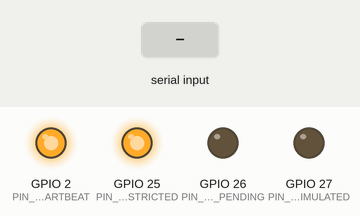
The sketch below on a simulated ESP32. On the bench: output pins drawn as LEDs (lit = HIGH). The inputs (shaded band) are chosen by the test bench. WiFi joins after 1.5 s; servers stay silent unless stated; uploads are accepted with an empty reply; what the sketch prints to the serial monitor is not drawn.

Above: at 3.7 s.
3.8 s: "STATE_PENDING\n" received over Serial
At 6.1 s:
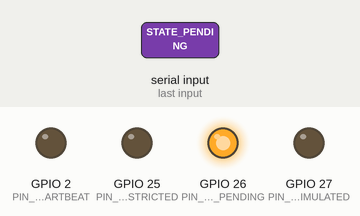
6.5 s: "STATE_SIMULATED_ON\n" received over Serial
At 7.7 s:
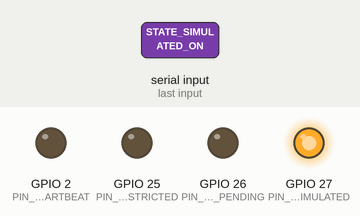
8.0 s: "STATE_RESTRICTED\n" received over Serial
At 8.7 s:
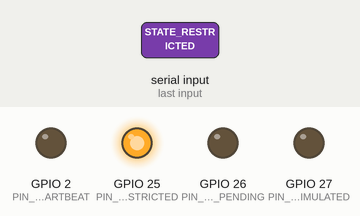
9.5 s: "STATE_SIMULATED_ON\n" received over Serial
At 11.5 s:
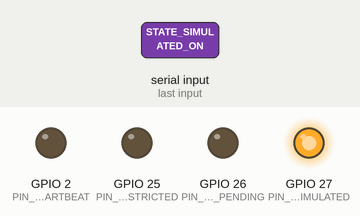
Timing chart, 0 to 12.5 s (numbered marks = the images above; inputs shaded):
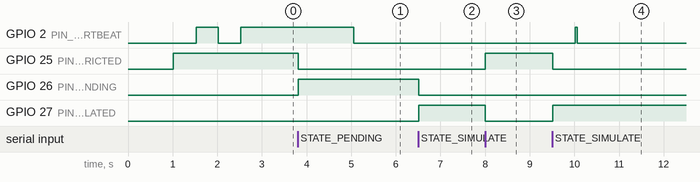

Measured:
- after the input at 3.8 s, GPIO 25 (PIN_LED_RESTRICTED): HIGH → LOW at once; GPIO 26 (PIN_LED_PENDING): LOW → HIGH at once
- after the input at 6.5 s, GPIO 26 (PIN_LED_PENDING): HIGH → LOW at once; GPIO 27 (PIN_LED_SIMULATED): LOW → HIGH at once
- after the input at 8.0 s, GPIO 25 (PIN_LED_RESTRICTED): LOW → HIGH at once; GPIO 27 (PIN_LED_SIMULATED): HIGH → LOW at once
- after the input at 9.5 s, GPIO 25 (PIN_LED_RESTRICTED): HIGH → LOW at once; GPIO 27 (PIN_LED_SIMULATED): LOW → HIGH at once

The sketch:

esp32_electroguard_demo.ino
```cpp
/*
 * =========================================================================================
 * PROJECT: ELECTROGUARD - Smart Electrical Worker Safety and Maintenance Coordination
 * TEAM: GodsPlanKangra (Aayan Parmar, Manjinder Uldeen, Aayush Parmar)
 * FIRMWARE: ESP32 Low-Voltage Demonstration Controller
 * FILE: esp32_electroguard_demo.ino
 * =========================================================================================
 *
 * IMPORTANT SAFETY AND HARDWARE BOUNDARY NOTICE:
 * -----------------------------------------------------------------------------------------
 * DO NOT CONNECT THIS ESP32 OR ANY HOBBY RELAY DIRECTLY TO LIVE MAINS ELECTRICITY OR
 * POWER DISTRIBUTION INFRASTRUCTURE.
 *
 * This firmware is strictly a low-voltage (3.3V / 5V DC) educational demonstration.
 * Output states are indicated via low-voltage LEDs or an optoisolated low-voltage bench circuit.
 * In a real utility grid, actual physical electrical isolation and lockout/tagout procedures
 * (LOTO) governed by authorized electrical engineers and certified utility equipment must be
 * followed. A software flag or micro-controller does not guarantee physical line isolation.
 * =========================================================================================
 */

#include <WiFi.h>
#include <HTTPClient.h>
#include <ArduinoJson.h>

// Wi-Fi Credentials for demonstration access point
const char* WIFI_SSID     = "ElectroGuard_Demo_AP";
const char* WIFI_PASSWORD = "SafeWorkingGrid2026";

// ElectroGuard Central Server Endpoint (Adjust IP for local testing)
const char* SERVER_URL    = "http://192.168.1.100:8000/api/controllers/1/status";
const char* CONTROLLER_ID = "EG-ESP32-DEMO-01";

// Pin Assignments for Low-Voltage Status Indicators
const int PIN_LED_RESTRICTED = 25; // RED: Active maintenance restriction / Restoration BLOCKED
const int PIN_LED_PENDING    = 26; // AMBER: Worker clearance or supervisor review pending
const int PIN_LED_SIMULATED  = 27; // GREEN: Simulated low-voltage indicator (Only when authorized)
const int PIN_LED_HEARTBEAT  = 2;  // BLUE: Built-in ESP32 LED for network heartbeat pulse

unsigned long lastHeartbeat = 0;
const unsigned long HEARTBEAT_INTERVAL_MS = 5000;

void setup() {
  Serial.begin(115200);
  delay(1000);

  Serial.println("\n========================================================");
  Serial.println("  ELECTROGUARD ESP32 DEMO CONTROLLER INITIALIZING");
  Serial.println("  Team: GodsPlanKangra | Prototype ID: " + String(CONTROLLER_ID));
  Serial.println("  Safety Mode: ISOLATED LOW-VOLTAGE BENCH CIRCUIT ONLY");
  Serial.println("========================================================");

  pinMode(PIN_LED_RESTRICTED, OUTPUT);
  pinMode(PIN_LED_PENDING, OUTPUT);
  pinMode(PIN_LED_SIMULATED, OUTPUT);
  pinMode(PIN_LED_HEARTBEAT, OUTPUT);

  // Default Fail-Safe State: Maintenance Restriction ACTIVE (Red LED ON)
  digitalWrite(PIN_LED_RESTRICTED, HIGH);
  digitalWrite(PIN_LED_PENDING, LOW);
  digitalWrite(PIN_LED_SIMULATED, LOW);
  digitalWrite(PIN_LED_HEARTBEAT, LOW);

  Serial.println("[STATUS] Default fail-safe state active: RESTRICTED / ISOLATED.");

  // Attempt WiFi Connection
  WiFi.begin(WIFI_SSID, WIFI_PASSWORD);
  Serial.print("[WIFI] Connecting to network...");
  int attempts = 0;
  while (WiFi.status() != WL_CONNECTED && attempts < 10) {
    delay(500);
    Serial.print(".");
    digitalWrite(PIN_LED_HEARTBEAT, !digitalRead(PIN_LED_HEARTBEAT));
    attempts++;
  }

  if (WiFi.status() == WL_CONNECTED) {
    Serial.println("\n[WIFI] Connected! Assigned IP: " + WiFi.localIP().toString());
  } else {
    Serial.println("\n[WIFI] Offline mode active. Operating autonomous simulation fail-safe.");
  }
}

void loop() {
  unsigned long currentMillis = millis();

  // Pulse Heartbeat LED
  if (currentMillis - lastHeartbeat >= HEARTBEAT_INTERVAL_MS) {
    lastHeartbeat = currentMillis;
    digitalWrite(PIN_LED_HEARTBEAT, HIGH);
    delay(50);
    digitalWrite(PIN_LED_HEARTBEAT, LOW);

    if (WiFi.status() == WL_CONNECTED) {
      sendHeartbeatAndFetchState();
    } else {
      Serial.println("[ESP32 HEARTBEAT] Pulse emitted. Controller state: FAIL-SAFE ISOLATED.");
    }
  }

  // Handle Serial Simulation Commands for bench demonstration without WiFi
  if (Serial.available()) {
    String cmd = Serial.readStringUntil('\n');
    cmd.trim();
    cmd.toUpperCase();

    if (cmd == "STATE_RESTRICTED") {
      digitalWrite(PIN_LED_RESTRICTED, HIGH);
      digitalWrite(PIN_LED_PENDING, LOW);
      digitalWrite(PIN_LED_SIMULATED, LOW);
      Serial.println("[ESP32] Switched to RESTRICTED (Red LED ON)");
    } else if (cmd == "STATE_PENDING") {
      digitalWrite(PIN_LED_RESTRICTED, LOW);
      digitalWrite(PIN_LED_PENDING, HIGH);
      digitalWrite(PIN_LED_SIMULATED, LOW);
      Serial.println("[ESP32] Switched to PENDING (Amber LED ON)");
    } else if (cmd == "STATE_SIMULATED_ON") {
      // Allowed only when explicitly commanded through authorized simulated switching
      digitalWrite(PIN_LED_RESTRICTED, LOW);
      digitalWrite(PIN_LED_PENDING, LOW);
      digitalWrite(PIN_LED_SIMULATED, HIGH);
      Serial.println("[ESP32] Low-voltage indicator active: SIMULATED RESTORATION (Green LED ON)");
    } else if (cmd == "STATUS") {
      Serial.println("Controller: " + String(CONTROLLER_ID) + " | WiFi: " + (WiFi.status() == WL_CONNECTED ? "ONLINE" : "OFFLINE"));
    } else {
      Serial.println("[ESP32] Unknown command. Supported: STATE_RESTRICTED, STATE_PENDING, STATE_SIMULATED_ON, STATUS");
    }
  }

  delay(20);
}

void sendHeartbeatAndFetchState() {
  HTTPClient http;
  http.begin(SERVER_URL);
  http.addHeader("Content-Type", "application/json");

  StaticJsonDocument<200> doc;
  doc["controller_uid"] = CONTROLLER_ID;
  doc["status"] = "ONLINE";
  doc["mode"] = "BENCH_SIMULATION";

  String requestBody;
  serializeJson(doc, requestBody);

  int httpCode = http.POST(requestBody);
  if (httpCode > 0) {
    String payload = http.getString();
    Serial.println("[ESP32 SYNC] Server response: " + payload);
  } else {
    Serial.println("[ESP32 SYNC] HTTP request failed: " + String(httpCode));
    // Fail-safe back to isolated red state
    digitalWrite(PIN_LED_RESTRICTED, HIGH);
    digitalWrite(PIN_LED_SIMULATED, LOW);
  }
  http.end();
}
```
